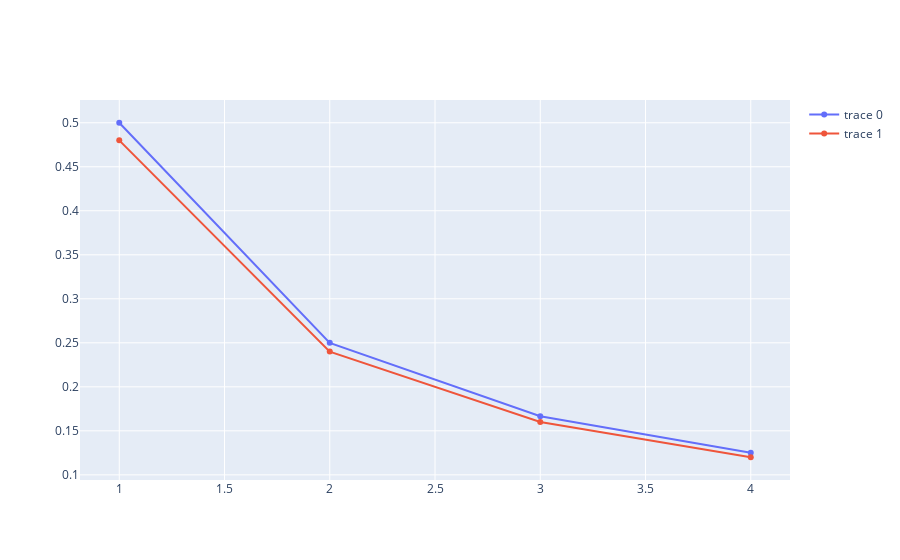

The code cell stored with this chart in its notebook:
### Code cell
# Plot vocab fraction vs rank for grammar classes
from plotly.offline import init_notebook_mode, iplot
from plotly.graph_objs import *

init_notebook_mode(connected=True)         # initiate notebook for offline plot

class_freqs = Scatter(
    x = np.array(range(1, num_classes + 1)),
    y = words_per_class / num_words
)
Zipf_law = Scatter(
    x = np.array(range(1, num_classes + 1)),
    y = zipf_fracs
)
data = [class_freqs, Zipf_law]
iplot(data)

### Figure 1 — Plotly figure (JSON) as saved in the notebook; plotly's stock layout.template omitted (floating-point values rounded to 4 significant figures)
{"data": [{"type": "scatter", "x": [1, 2, 3, 4], "y": [0.5, 0.25, 0.1667, 0.125]}, {"type": "scatter", "x": [1, 2, 3, 4], "y": [0.48, 0.24, 0.16, 0.12]}], "layout": {}}
